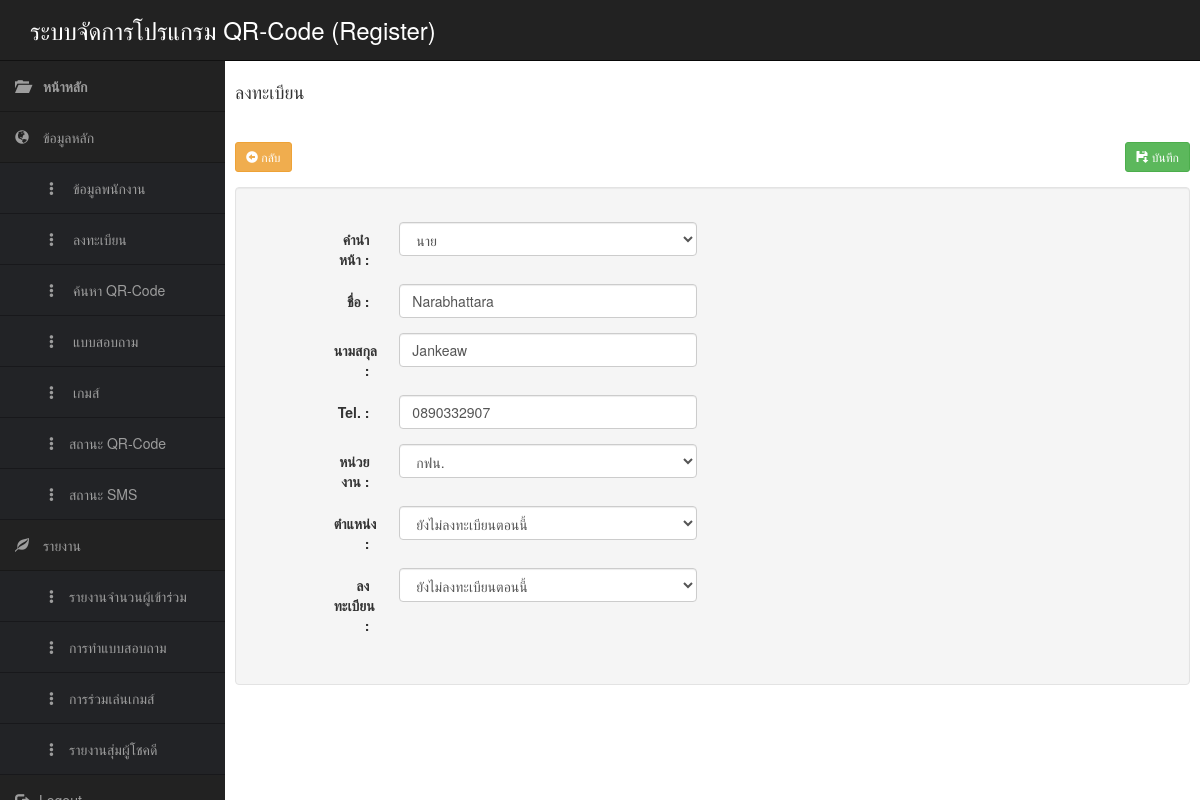
Page /bo/register.entry.php?id=7 (signed in) on the committed database.
### tables this page shows
CREATE TABLE `tbl_employee` (
  `id` int(100) NOT NULL AUTO_INCREMENT,
  `firstname` varchar(100) DEFAULT NULL,
  `fname` varchar(100) DEFAULT NULL,
  `sname` varchar(100) DEFAULT NULL,
  `tel` varchar(20) DEFAULT NULL,
  `qrcode` varchar(100) DEFAULT NULL,
  `register_status` varchar(1) DEFAULT NULL,
  `register_dte_tme` timestamp NULL DEFAULT NULL ON UPDATE CURRENT_TIMESTAMP,
  `register_by` varchar(100) DEFAULT NULL,
  `register_by_user` varchar(100) DEFAULT NULL,
  `sms` varchar(1) DEFAULT NULL,
  `department` varchar(10) DEFAULT NULL,
  `position_dep` varchar(10) DEFAULT NULL,
  PRIMARY KEY (`id`)
);

### bo/class/mysqli_oop.php (called while the page is built, shortened)
<?php
class Database{
	private $db_host = "localhost";
	private $db_user = "root";
	private $db_pass = "";
	private $db_name = "qr-code-register";
	private $con = false;
    private $myconn = "";
	private $result = array();
	public function connect(){
		if(!$this->con){
			$this->myconn = new mysqli($this->db_host,$this->db_user,$this->db_pass,$this->db_name);
            if($this->myconn->connect_errno > 0){
                array_push($this->result,$this->myconn->connect_error);
                return false;
            }else{
				$this->myconn->set_charset("utf8");
                $this->con = true;
                return true;
			}
        }else{
            return true;
        }
	}
	public function sql($sql){
		$query = $this->myconn->query($sql);
		if($query){
			$this->numResults = $query->num_rows;
			for($i = 0; $i < $this->numResults; $i++){
				$r = $query->fetch_array();
               	$key = array_keys($r);
               	for($x = 0; $x < count($key); $x++){
                   	if(!is_int($key[$x])){
                   		if($query->num_rows >= 1){
                   			$this->result[$i][$key[$x]] = $r[$key[$x]];
						}else{
							$this->result = null;
						}
					}
				}
			}
			return true;
		}else{
			array_push($this->result,$this->myconn->error);
			return false;
		}
	}
    public function getResult(){
        $val = $this->result;
        $this->result = array();
        return $val;
    }
}

### bo/register.entry.php (the view, shortened to what this page needs)
<?php
include "header.php";
include('class/mysqli_oop.php');
$db = new Database();
$db->connect();
$id = @$_REQUEST["id"];
if($id!=""){
 $sql="SELECT
        tbl_employee.id,
        tbl_employee.firstname,
        tbl_employee.fname,
        tbl_employee.sname,
        tbl_employee.tel,
        tbl_employee.register_status
        FROM
        tbl_employee
        Where tbl_employee.id = $id";
$db->sql($sql);
$result = $db->getResult();
	foreach($result as $data){
		$firstname = @$data["firstname"];
		$fname = @$data["fname"];
		$sname = @$data["sname"];
		$tel = @$data["tel"];
		$register_status = @$data["register_status"];
	}
}
?>
<form id='frm' method='POST' action="" class="form-horizontal">
<div id="page-wrapper">
<div class="container-fluid">
<div class="row" id="main" >
<div class="row">
<div class="col-sm-12" style=""> <h4>ลงทะเบียน</h4>      </div>
</div>
<div class="row">
<div class="col-sm-6" style="text-align: left; padding-top:30px; padding-bottom:15px;">
  <a href="register.index.php"><button type="button" class="btn btn-warning btn-sm" title="กลับ"><i class="glyphicon glyphicon-circle-arrow-left"></i> กลับ</button></a>
  </div>
<div class="col-sm-6" style="text-align: right; padding-top:30px; padding-bottom:15px;">
<button type="button" id="Save" class="btn btn-success btn-sm" title="บันทึก"><i class="glyphicon glyphicon-floppy-save"></i> บันทึก</button>
</div>
</div>
<div class="col-sm-12 col-md-12 well" id="content">
<div class="form-group row">
    <div class="col-md-offset-1 col-md-5">
        <div class="form-group">
          <label class="col-sm-2 control-label">คำนำหน้า : </label>
          <div class="col-sm-10">
            <select id="firstname" name="firstname" class="form-control">
              <option value="mr" <?php if(@$firstname=="mr") echo "selected";?>>นาย</option>
            </select>
        </div>
        </div>
        <div class="form-group">
          <label class="col-sm-2 control-label">ชื่อ : </label>
          <div class="col-sm-10">
              <input type="text" class="form-control" id="fname" name="fname" value="<?php echo @$fname;?>" placeholder="กรุณากรอกชื่อ">
          </div>
        </div>
        <div class="form-group">
          <label class="col-sm-2 control-label">นามสกุล : </label>
          <div class="col-sm-10">
          <input type="text" class="form-control" id="sname" name="sname" value="<?php echo @$sname;?>" placeholder="กรุณากรอกสกุล">
          </div>
        </div>
        <div class="form-group">
          <label class="col-sm-2 control-label">Tel. : </label>
          <div class="col-sm-10">
          <input type="text" class="form-control" id="tel" name="tel" value="<?php echo @$tel;?>" placeholder="กรุณากรอกเบอร์โทรศัพท์"  maxlength="10">
        </div>
        </div>
        <div class="form-group">
          <label class="col-sm-2 control-label">หน่วยงาน  : </label>
          <div class="col-sm-10">
          <span id="category">
                  <select name ="category" class="form-control">
                      <?php
                      $db->sql("SELECT id,department_name FROM tbl_department Where active_status = 'y' order by department_name");
                      $result_dep = $db->getResult();
                    foreach($result_dep as $data_dep){
                                echo "<option value='$data_dep[id]' >$data_dep[department_name]</option>";
                           }
                      ?>
                  </select>
              </span>
        </div>
        </div>
        <div class="form-group">
          <label class="col-sm-2 control-label">ตำแหน่ง  : </label>
          <div class="col-sm-10">
            <select id="register_status" name="register_status" class="form-control">
                <option value="n" <?php if(@$register_status=="n") echo "selected";?>>ยังไม่ลงทะเบียนตอนนี้</option>
              </select>
        </div>
        </div>
        <div class="form-group">
          <label class="col-sm-2 control-label">ลงทะเบียน  : </label>
          <div class="col-sm-10">
            <select id="register_status" name="register_status" class="form-control">
                <option value="n" <?php if(@$register_status=="n") echo "selected";?>>ยังไม่ลงทะเบียนตอนนี้</option>
              </select>
        </div>
        </div>
    </div>
</div>
</div>
</div>
</form>
</div>

### bo/css/css_menu.css (style rules this page uses)
#page-wrapper { width: 100%; padding: 0; background-color: #fff; }
@media (min-width:768px) { #page-wrapper { padding: 22px 10px; } }

### rows in the picture
tbl_employee: fname "Narabhattara", sname "Jankeaw", tel "0890332907", register_status "ยังไม่ลงทะเบียนตอนนี้"

### other values in the picture
form field category "กฟน."
